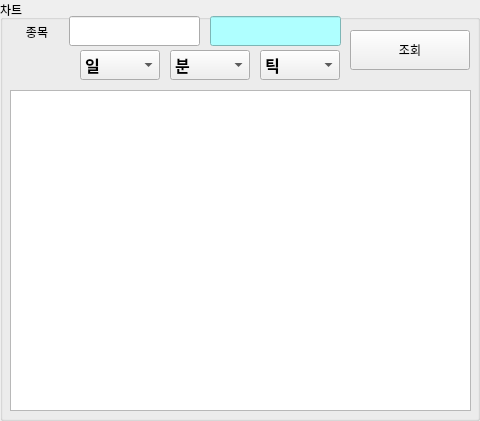
     <widget class="QGroupBox" name="groupBox_11">
      <property name="geometry">
       <rect>
        <x>10</x>
        <y>0</y>
        <width>480</width>
        <height>421</height>
       </rect>
      </property>
      <property name="title">
       <string>차트</string>
      </property>
      <widget class="QComboBox" name="cboxDayInChart">
       <property name="geometry">
        <rect>
         <x>80</x>
         <y>50</y>
         <width>80</width>
         <height>30</height>
        </rect>
       </property>
       <property name="font">
        <font>
         <family>Consolas</family>
         <pointsize>12</pointsize>
         <weight>75</weight>
         <bold>true</bold>
        </font>
       </property>
       <item>
        <property name="text">
         <string>일</string>
        </property>
       </item>
       <item>
        <property name="text">
         <string>주</string>
        </property>
       </item>
       <item>
        <property name="text">
         <string>월</string>
        </property>
       </item>
       <item>
        <property name="text">
         <string>년</string>
        </property>
       </item>
      </widget>
      <widget class="QComboBox" name="cboxMinInChart">
       <property name="geometry">
        <rect>
         <x>170</x>
         <y>50</y>
         <width>80</width>
         <height>30</height>
        </rect>
       </property>
       <property name="font">
        <font>
         <family>Consolas</family>
         <pointsize>12</pointsize>
         <weight>75</weight>
         <bold>true</bold>
        </font>
       </property>
       <item>
        <property name="text">
         <string>분</string>
        </property>
       </item>
       <item>
        <property name="text">
         <string>1</string>
        </property>
       </item>
       <item>
        <property name="text">
         <string>3</string>
        </property>
       </item>
       <item>
        <property name="text">
         <string>5</string>
        </property>
       </item>
       <item>
        <property name="text">
         <string>10</string>
        </property>
       </item>
       <item>
        <property name="text">
         <string>15</string>
        </property>
       </item>
       <item>
        <property name="text">
         <string>30</string>
        </property>
       </item>
       <item>
        <property name="text">
         <string>45</string>
        </property>
       </item>
       <item>
        <property name="text">
         <string>60</string>
        </property>
       </item>
       <item>
        <property name="text">
         <string>90</string>
        </property>
       </item>
       <item>
        <property name="text">
         <string>120</string>
        </property>
       </item>
      </widget>
      <widget class="QComboBox" name="cboxTickInChart">
       <property name="geometry">
        <rect>
         <x>260</x>
         <y>50</y>
         <width>80</width>
         <height>30</height>
        </rect>
       </property>
       <property name="font">
        <font>
         <family>Consolas</family>
         <pointsize>12</pointsize>
         <weight>75</weight>
         <bold>true</bold>
        </font>
       </property>
       <item>
        <property name="text">
         <string>틱</string>
        </property>
       </item>
       <item>
        <property name="text">
         <string>1</string>
        </property>
       </item>
       <item>
        <property name="text">
         <string>3</string>
        </property>
       </item>
       <item>
        <property name="text">
         <string>5</string>
        </property>
       </item>
       <item>
        <property name="text">
         <string>10</string>
        </property>
       </item>
       <item>
        <property name="text">
         <string>15</string>
        </property>
       </item>
       <item>
        <property name="text">
         <string>20</string>
        </property>
       </item>
       <item>
        <property name="text">
         <string>30</string>
        </property>
       </item>
       <item>
        <property name="text">
         <string>45</string>
        </property>
       </item>
       <item>
        <property name="text">
         <string>60</string>
        </property>
       </item>
       <item>
        <property name="text">
         <string>80</string>
        </property>
       </item>
      </widget>
      <widget class="QPushButton" name="pbtnInspectInChart">
       <property name="geometry">
        <rect>
         <x>350</x>
         <y>30</y>
         <width>120</width>
         <height>40</height>
        </rect>
       </property>
       <property name="text">
        <string>조회</string>
       </property>
      </widget>
      <widget class="QLabel" name="label_7">
       <property name="geometry">
        <rect>
         <x>12</x>
         <y>22</y>
         <width>50</width>
         <height>20</height>
        </rect>
       </property>
       <property name="text">
        <string>종목</string>
       </property>
       <property name="alignment">
        <set>Qt::AlignCenter</set>
       </property>
      </widget>
      <widget class="QLineEdit" name="leCompanyInChart">
       <property name="geometry">
        <rect>
         <x>210</x>
         <y>16</y>
         <width>131</width>
         <height>30</height>
        </rect>
       </property>
       <property name="styleSheet">
        <string notr="true">background-color: rgb(175, 255, 255);</string>
       </property>
      </widget>
      <widget class="QLineEdit" name="leCodeInChart">
       <property name="geometry">
        <rect>
         <x>69</x>
         <y>16</y>
         <width>131</width>
         <height>30</height>
        </rect>
       </property>
      </widget>
      <widget class="QGraphicsView" name="gviewChart">
       <property name="geometry">
        <rect>
         <x>10</x>
         <y>90</y>
         <width>461</width>
         <height>321</height>
        </rect>
       </property>
      </widget>
     </widget>
